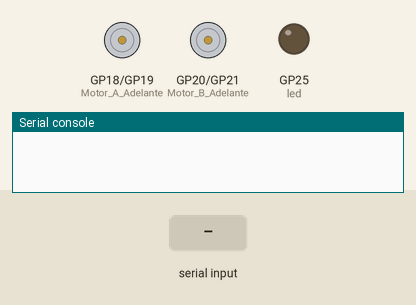
This program was run on a simulated Raspberry Pi Pico running MicroPython. Shown: motor-driver pin pairs drawn as motors (green arrow = first pin HIGH = forward, orange = second pin HIGH = backward, longer = more drive), output pins drawn as LEDs (lit = HIGH), the last lines printed to the serial console. The test bench sets the inputs (shaded band).

Above: at 1.2 s.
1.3 s: "1" received over the second serial link
At 2.0 s:
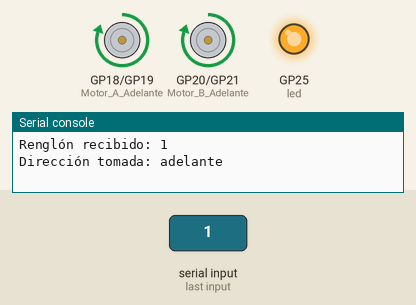
2.8 s: "izquierda" received over the second serial link
At 4.0 s:
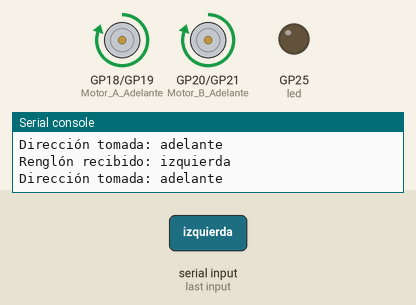
4.3 s: "1" received over the second serial link
At 5.5 s:
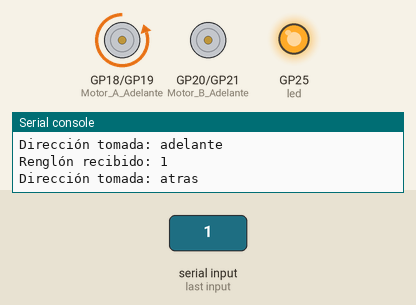
5.8 s: "derecha" received over the second serial link
At 6.6 s:
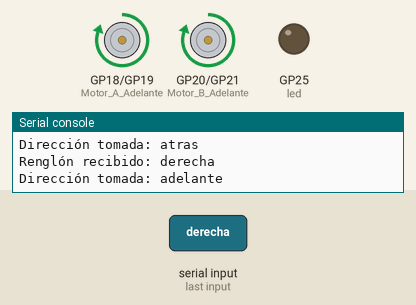
Timing chart, 0 to 8.3 s (numbered marks = the images above; inputs shaded):
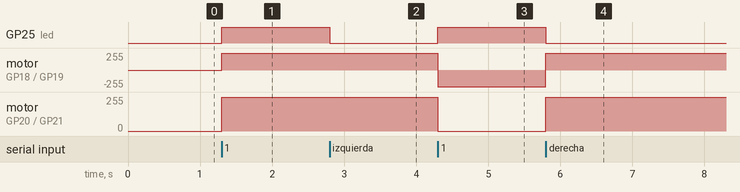

The program:

Funcional_Seguidor_de_linea.py
```python
from machine import Pin, PWM, UART
import utime

# Configurar la conexión UART (TX: Pin 0, RX: Pin 1)
uart = UART(0, baudrate=115200, tx=Pin(0), rx=Pin(1))

# Configurar los pines de los motores con PWM para control de velocidad
Motor_A_Adelante = PWM(Pin(18))
Motor_A_Adelante.freq(1000)
Motor_A_Adelante.duty_u16(0)


Motor_A_Atras = PWM(Pin(19))
Motor_A_Atras.freq(1000)
Motor_A_Atras.duty_u16(0)

Motor_B_Adelante = PWM(Pin(20))
Motor_B_Adelante.freq(10000)
Motor_B_Adelante.duty_u16(0)

Motor_B_Atras = PWM(Pin(21))
Motor_B_Atras.freq(10000)
Motor_B_Atras.duty_u16(0)

# Configurar el pin 16 como salida
led = Pin("LED", Pin.OUT)

buffer = ""  # Inicializar el buffer vacío
direccion_anterior = None  # Variable para almacenar la dirección anterior

def interpretar_direccion(renglon):
    global direccion_anterior

    if all(c == '1' for c in renglon):
        if direccion_anterior == 'izquierda':
            return 'derecha'  # Si es todo unos y la dirección anterior era izquierda, girar a la derecha
        elif direccion_anterior == 'derecha':

            return 'izquierda'  # Si es todo unos y la dirección anterior era derecha, girar a la izquierda

        elif direccion_anterior == 'adelante':

            return 'atras'  # Si es todo unos y la dirección anterior era derecha, girar a la izquierda

    # Verificar si hay ceros y unos intercalados

    # Contar los ceros y unos en el renglón
    num_ceros = renglon.count('0')
    num_unos = renglon.count('1')

    # Si hay más ceros que unos, tomar la dirección como "adelante"
    if num_ceros > num_unos:
        return 'adelante'

    # Verificar si el renglón consiste en todos unos

    # Verificar el primer y último carácter del renglón
    primer_caracter = renglon[0]
    ultimo_caracter = renglon[-1]

    # Determinar la dirección basándose en los ceros en el borde
    if primer_caracter == '0':
        direccion = 'izquierda'  # Girar a la derecha si hay un cero al inicio
    elif ultimo_caracter == '0':
        direccion = 'derecha'  # Girar a la izquierda si hay un cero al final
    else:
        direccion = 'adelante'  # Avanzar si no hay ceros en el borde

    # Actualizar la dirección anterior
    direccion_anterior = direccion

    return direccion

# Función para controlar los motores según la dirección
def controlar_motores(direccion):
    if direccion == 'detener':
        Motor_A_Adelante.duty_u16(0)
        Motor_A_Atras.duty_u16(0)
        Motor_B_Adelante.duty_u16(0)
        Motor_B_Atras.duty_u16(0)
    elif direccion == 'adelante':
        Motor_A_Adelante.duty_u16(65000)  # 50% del ciclo de trabajo (mitad de la velocidad)
        Motor_A_Atras.duty_u16(0)
        Motor_B_Adelante.duty_u16(65000)
        Motor_B_Atras.duty_u16(0)
    elif direccion == 'derecha':
        Motor_A_Adelante.duty_u16(65000)
        Motor_A_Atras.duty_u16(0)
        Motor_B_Adelante.duty_u16(0)
        Motor_B_Atras.duty_u16(0)
    elif direccion == 'izquierda':
        Motor_A_Adelante.duty_u16(0)
        Motor_A_Atras.duty_u16(0)
        Motor_B_Adelante.duty_u16(65000)
    elif direccion == 'atras':
        Motor_A_Adelante.duty_u16(0)  # 50% del ciclo de trabajo (mitad de la velocidad)
        Motor_A_Atras.duty_u16(65000)
        Motor_B_Adelante.duty_u16(0)
        Motor_B_Atras.duty_u16(65000)
        Motor_B_Atras.duty_u16(0)

while True:
    try:
        if uart.any():
            datos_recibidos = uart.read(40)  # Leer hasta 40 caracteres
            if datos_recibidos:
                try:
                    texto = datos_recibidos.decode('utf-8').strip()
                    buffer = texto

                    # Imprimir el renglón recibido
                    print("Renglón recibido:", buffer)

                    # Interpretar la dirección
                    direccion = interpretar_direccion(buffer)
                    print("Dirección tomada:", direccion)

                    # Controlar los motores
                    controlar_motores(direccion)

                    # Encender el LED al recibir datos
                    led.toggle()
                except UnicodeError:
                    print("Error al decodificar datos recibidos")
                    direccion = 'detener'
                    controlar_motores(direccion)


    except KeyboardInterrupt:
        break

# Detener todos los motores al salir
Motor_A_Adelante.duty_u16(0)
Motor_A_Atras.duty_u16(0)
Motor_B_Adelante.duty_u16(0)
Motor_B_Atras.duty_u16(0)

# Cerrar la conexión UART al salir
uart.deinit()
```

Measured:
- after the input at 1.3 s, GP25 (led): LOW → HIGH at once; motor on GP18 (Motor_A_Adelante) / GP19 (Motor_A_Atras), motor on GP20 (Motor_B_Adelante) / GP21 (Motor_B_Atras): stopped → forward 253/255 at once
- after the input at 2.8 s, GP25 (led): HIGH → LOW at once
- after the input at 4.3 s, GP25 (led): LOW → HIGH at once; motor on GP18 (Motor_A_Adelante) / GP19 (Motor_A_Atras): forward 253/255 → backward 253/255 at once; motor on GP20 (Motor_B_Adelante) / GP21 (Motor_B_Atras): forward 253/255 → stopped at once
- after the input at 5.8 s, GP25 (led): HIGH → LOW at once; motor on GP18 (Motor_A_Adelante) / GP19 (Motor_A_Atras): backward 253/255 → forward 253/255 at once; motor on GP20 (Motor_B_Adelante) / GP21 (Motor_B_Atras): stopped → forward 253/255 at once
